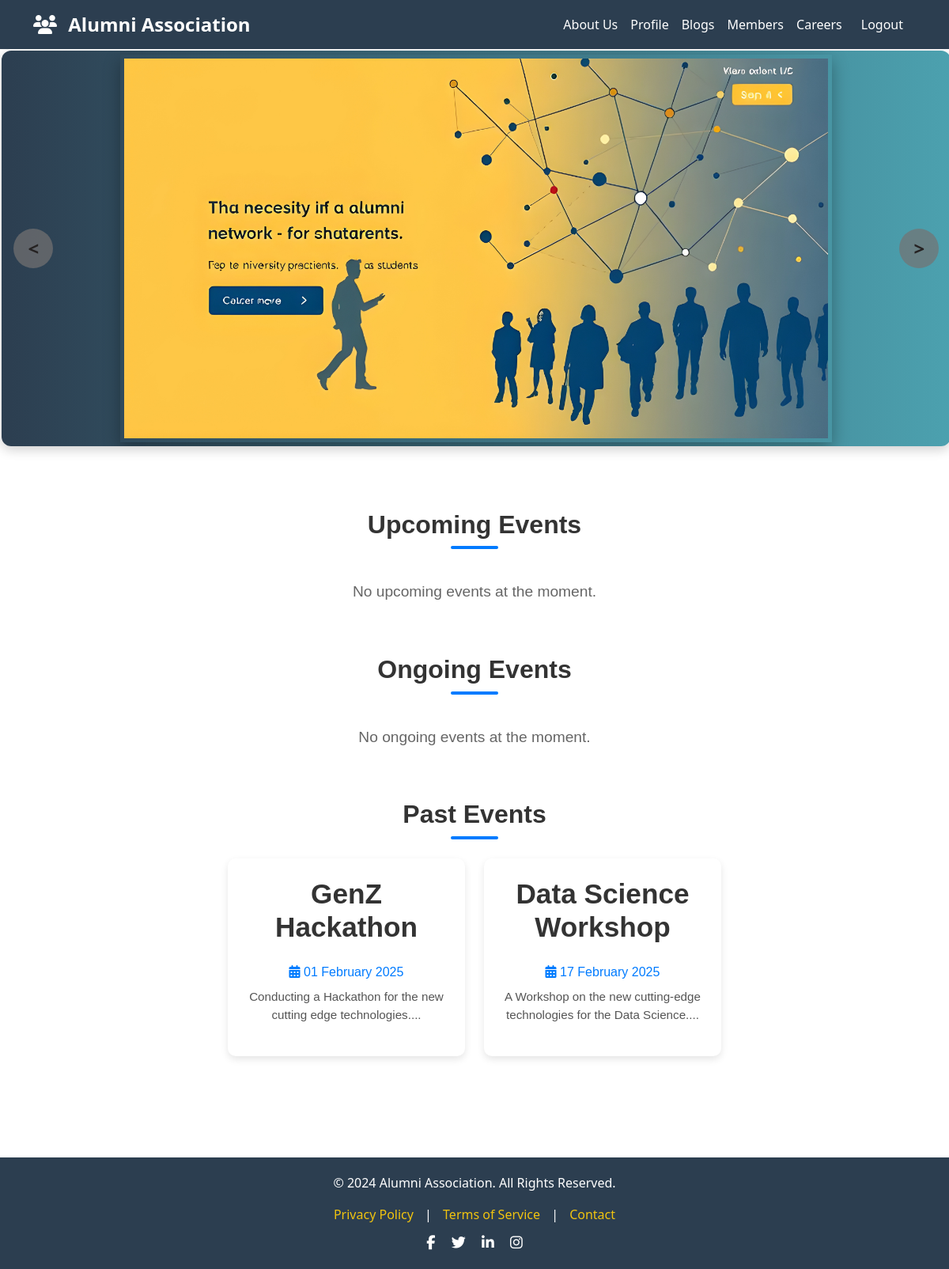
The page /events (signed in) on the database its author committed.
### website/models.py (models this page shows)
class Events(db.Model):
    id = db.Column(db.Integer, primary_key=True)
    title = db.Column(db.String(150), nullable=False)
    location = db.Column(db.String(255), nullable=False)
    date = db.Column(db.DateTime, nullable=False)
    description = db.Column(db.String(1024), nullable=True, default="N/A")
    organizer = db.Column(db.String(255), nullable=True, default="N/A")
    contact = db.Column(db.String(255), nullable=True, default="N/A")
    member_id = db.Column(db.Integer,db.ForeignKey('member.id'),nullable=False)

### website/views.py (the view)
@views.route('/events')
@login_required
def events_page():
    current_date = datetime.now()
    upcoming_events = Events.query.filter(Events.date > current_date).all()
    ongoing_events = Events.query.filter(
        Events.date <= current_date,
        Events.date > (current_date - timedelta(days=7))
    ).all()
    past_events = Events.query.filter(Events.date < current_date - timedelta(days=7)).all()
    return render_template(
        'event.html', user=current_user,upcoming_events=upcoming_events, ongoing_events=ongoing_events, past_events=past_events)

### website/templates/event.html (shortened to what this page needs)
{% extends "layout.html" %}
{% block body %}
<link rel="stylesheet" href="{{ url_for('static', filename='events.css') }}" >
<div class="events-page">
    <section class="events-section" id="upcoming">
        <h2 class="section-title">Upcoming Events</h2>
        <div class="events-container">
            {% if upcoming_events %}
                {% for event in upcoming_events %}
                    <a href="{{ url_for('views.event_details', event_id=event.id) }}" class="event-card-link">
                        <div class="event-card">
                            <h3 class="event-title">{{ event.title }}</h3>
                            <p class="event-date"><i class="fas fa-calendar-alt"></i> {{ event.date.strftime('%d %B %Y') }}</p>
                            <p class="event-desc">{{ event.description[:100] }}...</p>
                        </div>
                    </a>
                {% endfor %}
            {% else %}
                <p class="no-events">No upcoming events at the moment.</p>
            {% endif %}
        </div>
    </section>
    <section class="events-section" id="ongoing">
        <h2 class="section-title">Ongoing Events</h2>
        <div class="events-container">
            {% if ongoing_events %}
                {% for event in ongoing_events %}
                    <a href="{{ url_for('views.event_details', event_id=event.id) }}" class="event-card-link">
                        <div class="event-card">
                            <h3 class="event-title">{{ event.title }}</h3>
                            <p class="event-date"><i class="fas fa-calendar-alt"></i> {{ event.date.strftime('%d %B %Y') }}</p>
                            <p class="event-desc">{{ event.description[:100] }}...</p>
                        </div>
                    </a>
                {% endfor %}
            {% else %}
                <p class="no-events">No ongoing events at the moment.</p>
            {% endif %}
        </div>
    </section>
    <section class="events-section" id="pastevents">
        <h2 class="section-title">Past Events</h2>
        <div class="events-container">
            {% if past_events %}
                {% for event in past_events %}
                    <a href="{{ url_for('views.event_details', event_id=event.id) }}" class="event-card-link">
                        <div class="event-card">
                            <h3 class="event-title">{{ event.title }}</h3>
                            <p class="event-date"><i class="fas fa-calendar-alt"></i> {{ event.date.strftime('%d %B %Y') }}</p>
                            <p class="event-desc">{{ event.description[:100] }}...</p>
                        </div>
                    </a>
                {% endfor %}
            {% else %}
                <p class="no-events">No past events at the moment.</p>
            {% endif %}
        </div>
    </section>
</div>
{% endblock %}

### website/static/top.css (style rules this page uses)
body { font-family: "Poppins", sans-serif; background-color: #f8f9fa; color: #817f7f; margin: 0; padding: 0; }

### website/static/events.css (style rules this page uses)
.events-page { max-width: 1000px; margin: 3rem auto; padding: 2rem; font-family: 'Poppins', sans-serif; }
.events-section { margin-bottom: 3rem; text-align: center; }
.section-title { font-size: 2rem; font-weight: 600; color: #333; margin-bottom: 1.5rem; position: relative; }
.section-title::after { content: ""; display: block; width: 60px; height: 4px; background: #007bff; margin: 0.5rem auto; border-radius: 2px; }
.events-container { display: flex; flex-wrap: wrap; justify-content: center; gap: 1.5rem; }
.event-card-link { text-decoration: none; color: inherit; }
.event-card { background: white; border-radius: 10px; box-shadow: 0 4px 10px rgba(0, 0, 0, 0.1); padding: 1.5rem; width: 300px; transition: transform 0.3s ease-in-out, box-shadow 0.3s ease-in-out; }
.event-title { font-size: 1.4rem; font-weight: 600; margin-bottom: 0.5rem; }
.event-date { font-size: 1rem; color: #007bff; font-weight: 500; margin-bottom: 0.5rem; }
.event-desc { font-size: 0.95rem; color: #555; line-height: 1.5; }
.no-events { font-size: 1.2rem; color: #666; text-align: center; margin-top: 1rem; }
.event-title { font-size: 2.2rem; font-weight: 600; color: #333; margin-bottom: 1.5rem; }

### rows shown on the page
Events: title "GenZ Hackathon", date "01 February 2025", description "Conducting a Hackathon for the new cutting edge technologies."
Events: title "Data Science Workshop", date "17 February 2025", description "A Workshop on the new cutting-edge technologies for the Data Science."
